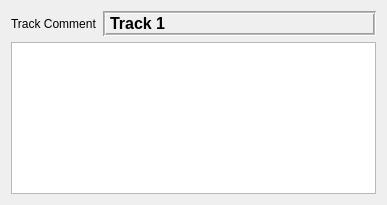
<?xml version="1.0" encoding="UTF-8"?>
<ui version="4.0">
 <class>CommentBase</class>
 <widget class="QWidget" name="CommentBase">
  <property name="geometry">
   <rect>
    <x>0</x>
    <y>0</y>
    <width>387</width>
    <height>205</height>
   </rect>
  </property>
  <property name="windowTitle">
   <string>Form1</string>
  </property>
  <layout class="QVBoxLayout">
   <property name="spacing">
    <number>6</number>
   </property>
   <property name="margin">
    <number>11</number>
   </property>
   <item>
    <layout class="QHBoxLayout" name="hbox">
     <property name="spacing">
      <number>6</number>
     </property>
     <property name="margin">
      <number>0</number>
     </property>
     <item>
      <widget class="QLabel" name="label1">
       <property name="sizePolicy">
        <sizepolicy hsizetype="Maximum" vsizetype="Minimum">
         <horstretch>0</horstretch>
         <verstretch>0</verstretch>
        </sizepolicy>
       </property>
       <property name="text">
        <string>Track Comment</string>
       </property>
       <property name="wordWrap">
        <bool>false</bool>
       </property>
      </widget>
     </item>
     <item>
      <widget class="QLabel" name="label2">
       <property name="font">
        <font>
         <pointsize>12</pointsize>
         <weight>75</weight>
         <bold>true</bold>
        </font>
       </property>
       <property name="frameShape">
        <enum>QFrame::Box</enum>
       </property>
       <property name="frameShadow">
        <enum>QFrame::Sunken</enum>
       </property>
       <property name="midLineWidth">
        <number>1</number>
       </property>
       <property name="text">
        <string>Track 1</string>
       </property>
       <property name="wordWrap">
        <bool>false</bool>
       </property>
      </widget>
     </item>
    </layout>
   </item>
   <item>
    <widget class="QTextEdit" name="textentry" native="true">
     <property name="font">
      <font>
       <pointsize>12</pointsize>
       <weight>75</weight>
       <bold>true</bold>
      </font>
     </property>
    </widget>
   </item>
  </layout>
 </widget>
 <pixmapfunction>qPixmapFromMimeSource</pixmapfunction>
 <resources/>
 <connections/>
</ui>
